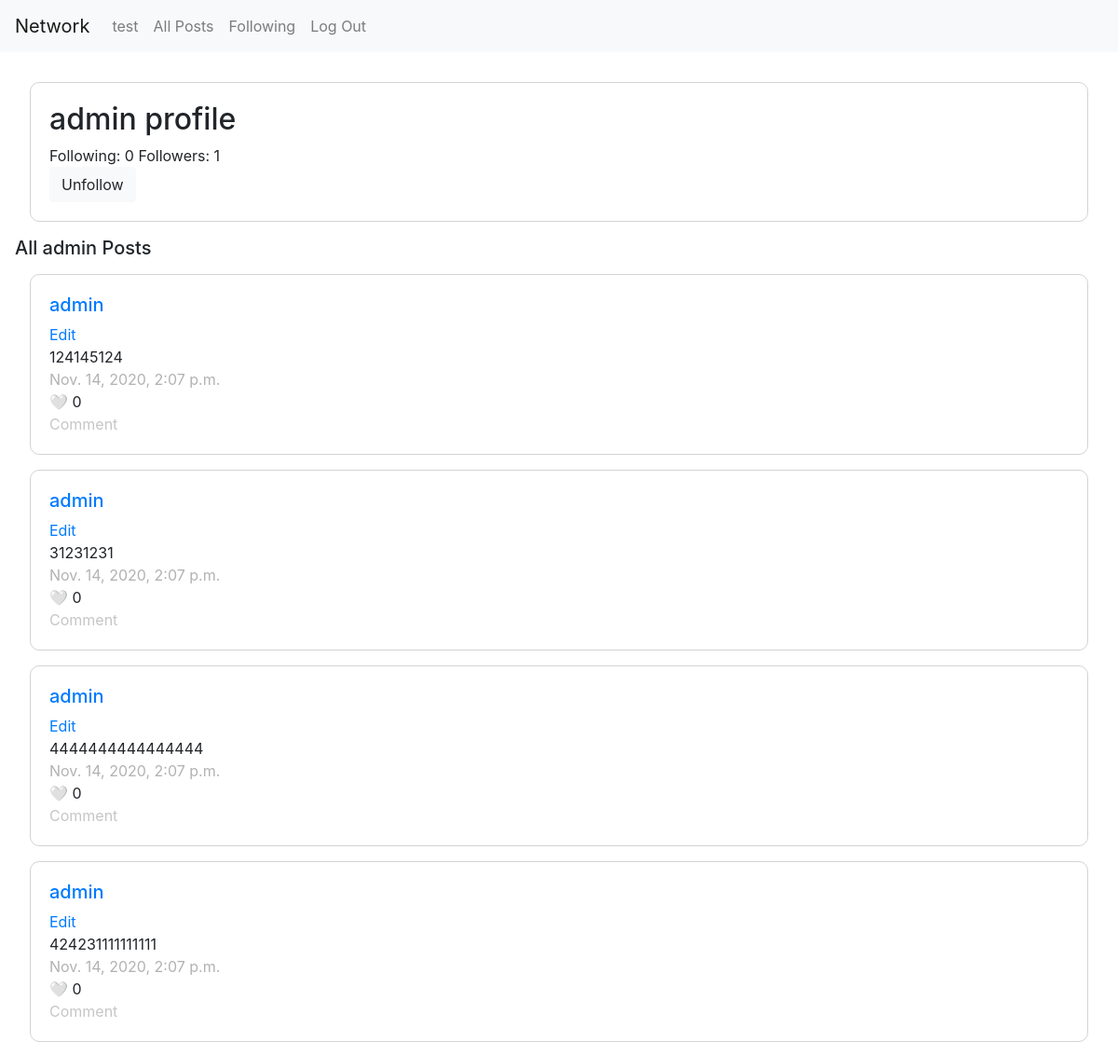
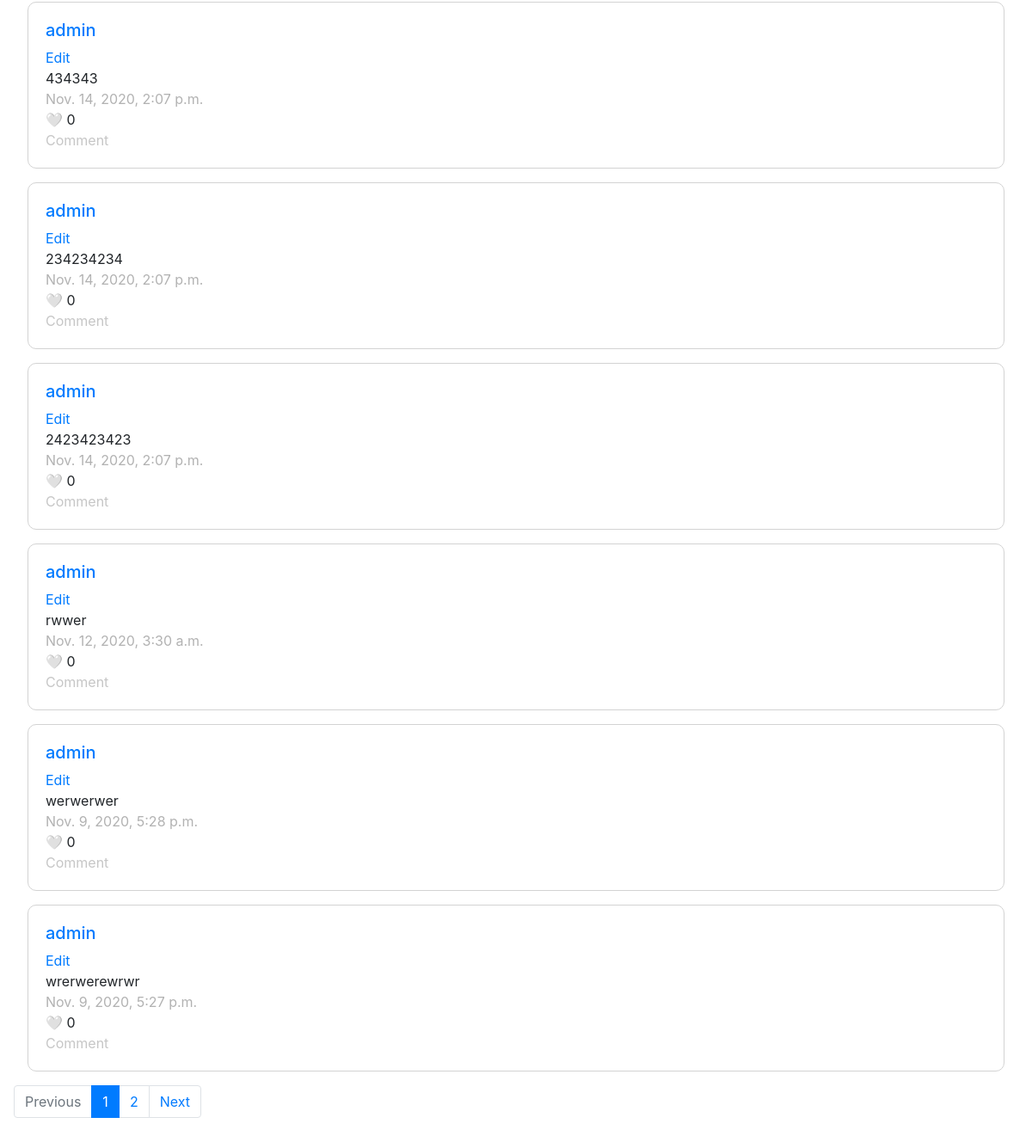
Screenshot of /profile/admin (signed in) with the database file from the repository (2 pictures, top to bottom).
### network/models.py (models this page shows, shortened)
class User(AbstractUser):
    pass

class Post(models.Model):
    user = models.ForeignKey("User", on_delete=models.CASCADE, related_name="user")
    text = models.CharField(max_length=255)
    likes = models.ManyToManyField('User', blank=True, related_name='likes')
    timestamp = models.DateTimeField(auto_now_add=True)

### network/views.py (the view)
# urls.py: path("profile/<str:profile>", views.profile, name="profile"),
@login_required(login_url='login')
def profile(request, profile):
    user = User.objects.get(id=request.user.id)
    follow = User.objects.get(username=profile)
    is_followed = False
    if UserFollowing.objects.filter(user_id=user, following_user_id=follow).exists():
        is_followed = True
        if request.method == "POST":
            UserFollowing.objects.get(user_id=user, following_user_id=follow).delete()
            is_followed = False
    else:
        if request.method == "POST":
            UserFollowing.objects.create(user_id=user, following_user_id=follow)
            is_followed = True
    following = follow.following.count()
    followers = follow.followers.count()
    posts = post_paginator(request, profile)
    return render(request, 'network/profile.html', {
        'name': profile,
        'following': following,
        'followers': followers,
        'is_followed': is_followed,
        'posts': posts
        })

### network/views.py (called while the page is built)
def post_paginator(request, username):
    if User.objects.filter(username=username).exists():
        user = User.objects.get(username=username)
        posts = Post.objects.filter(user=user)
    else:
        posts = Post.objects.all()
    posts = posts.order_by("-timestamp")
    page = request.GET.get('page', 1)
    paginator = Paginator(posts, 10)
    try:
        posts = paginator.page(page)
    except PageNotAnInteger:
        posts = paginator.page(1)
    except EmptyPage:
        posts = paginator.page(paginator.num_pages)
    return posts

### network/templates/network/profile.html (shortened to what this page needs)
{% extends "network/layout.html" %}
{% load static %}
{% block body %}
<div class='card-body'>
    <h2> {{ name }} profile</h2>
    <span> Following: {{ following }} </span>
    <span> Followers: {{ followers }}</span>
    {% if user.is_authenticated %}
        {% if user|stringformat:"s" != name|stringformat:"s" %}
            {% if is_followed %}
                <form action="{% url 'profile' name %}" method="post">
                    <button class="btn btn-light"> Unfollow </button>
                </form>
            {% else %}
                <form action="{% url 'profile' name %}" method="post">
                    {% csrf_token %}
                    <button class="btn btn-primary"> Follow </button>
                </form>
            {% endif %}
        {% endif %}
    {% else %}
        Sign in to follow.
    {% endif %}
</div>
    <div>
        <h5>All {{ name }} Posts</h5>
    </div>
    {% for post in posts %}
    <div id='{{post.id}}' class="card-body post">
        <h5><a href="/profile/{{post.user}}">{{post.user}}</a></h5>
        <a href=# class='edit'>Edit</a>
        <span id='edit_text' style="display: block">{{post.text}}</span>
        <span style='color:#b2b2b2'>{{post.timestamp}}</span>
        {% if request.user in post.likes.all %}
        	<div class='like'>❤️ {{post.likes.all.count}}</div>
        {% else %}
          <div class='like'>🤍 {{post.likes.all.count}}</div>
        {% endif %}
        <a style='color:#c6c6c6'>Comment</a>
    </div>
    {% endfor %}
{% if posts.has_other_pages %}
  <ul class="pagination">
    {% if posts.has_previous %}
      <li class="page-item"><a class="page-link" href="?page={{ posts.previous_page_number }}">Previous</a></li>
    {% else %}
      <li class="page-item disabled">
        <span class="page-link" href="#" tabindex="-1" aria-disabled="true">Previous</span>
      </li>
    {% endif %}
    {% for i in posts.paginator.page_range %}
      {% if posts.number == i %}
        <li class="page-item active" aria-current="page">
        <a class="page-link" href="#">{{ i }} <span class="sr-only">(current)</span></a>
      {% else %}
        <li class="page-item"><a class="page-link" href="?page={{ i }}">{{ i }}</a></li>
      {% endif %}
    {% endfor %}
    {% if posts.has_next %}
      <li class="page-item"><a class="page-link" href="?page={{ posts.next_page_number }}">Next</a></li>
    {% else %}
      <li class="page-item disabled">
        <span class="page-link" href="#" tabindex="-1" aria-disabled="true">Next</span>
      </li>
    {% endif %}
  </ul>
{% endif %}
{% endblock %}

### network/templates/network/layout.html (shortened to what this page needs)
{% load static %}
<!DOCTYPE html>
<html lang="en">
    <head>
        <link rel="stylesheet" href="https://stackpath.bootstrapcdn.com/bootstrap/4.4.1/css/bootstrap.min.css">
        <link href="{% static 'network/styles.css' %}" rel="stylesheet">
    </head>
    <body>
        <nav class="navbar navbar-expand-lg navbar-light bg-light">
            <a class="navbar-brand" href="#">Network</a>
            <div>
              <ul class="navbar-nav mr-auto">
                {% if user.is_authenticated %}
                    <li class="nav-item">
                        <a class="nav-link" id='user-posts' href="{% url 'profile' profile=user.username %}">{{ user.username }}</a>
                    </li>
                {% endif %}
                <li class="nav-item">
                  <a class="nav-link" id='all-posts' href="{% url 'posts' postbox='all' %}">All Posts</a>
                </li>
                {% if user.is_authenticated %}
                    <li class="nav-item">
                        <a class="nav-link" href="{% url 'follow' %}">Following</a>
                    </li>
                    <li class="nav-item">
                        <a class="nav-link" href="{% url 'logout' %}">Log Out</a>
                    </li>
                {% endif %}
              </ul>
            </div>
          </nav>
        <div class="body" style='padding: 1em'>
            {% block body %}
            {% endblock %}
        </div>
    </body>
</html>

### network/static/network/styles.css (style rules this page uses)
.card-body { margin: 1em; border: 1px solid lightgray; border-radius: 10px; }
.post { display: flex; flex-direction: column; }

### rows the page displays
User: username "test"
User: username "admin"
Post: user "admin", text "124145124", timestamp "Nov. 14, 2020, 2:07 p.m.", likes.all.count "0"
Post: user "admin", text "31231231", timestamp "Nov. 14, 2020, 2:07 p.m.", likes.all.count "0"
Post: user "admin", text "4444444444444444", timestamp "Nov. 14, 2020, 2:07 p.m.", likes.all.count "0"
Post: user "admin", text "424231111111111", timestamp "Nov. 14, 2020, 2:07 p.m.", likes.all.count "0"
Post: user "admin", text "434343", timestamp "Nov. 14, 2020, 2:07 p.m.", likes.all.count "0"
Post: user "admin", text "234234234", timestamp "Nov. 14, 2020, 2:07 p.m.", likes.all.count "0"
Post: user "admin", text "2423423423", timestamp "Nov. 14, 2020, 2:07 p.m.", likes.all.count "0"
Post: user "admin", text "rwwer", timestamp "Nov. 12, 2020, 3:30 a.m.", likes.all.count "0"
Post: user "admin", text "werwerwer", timestamp "Nov. 9, 2020, 5:28 p.m.", likes.all.count "0"
Post: user "admin", text "wrerwerewrwr", timestamp "Nov. 9, 2020, 5:27 p.m.", likes.all.count "0"

### other values shown
{{ following }} "0"
{{ followers }} "1"
{{ i }} "1"
{{ i }} "2"
